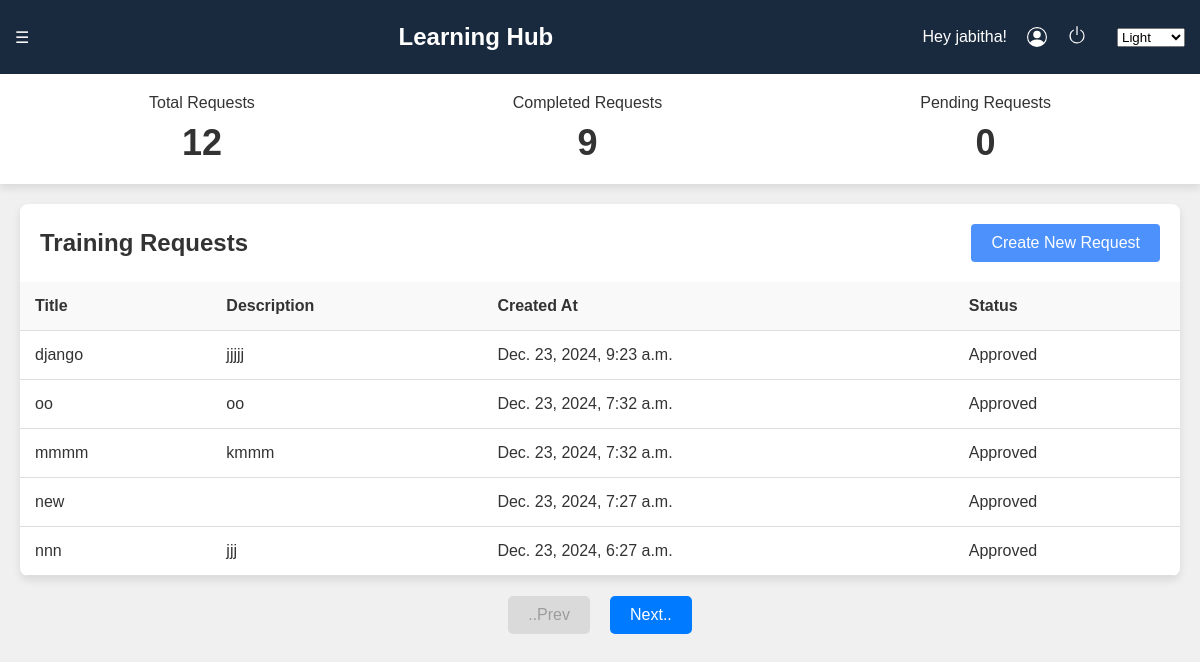
Page /dashboard/Manager/2 on the earlier database version.
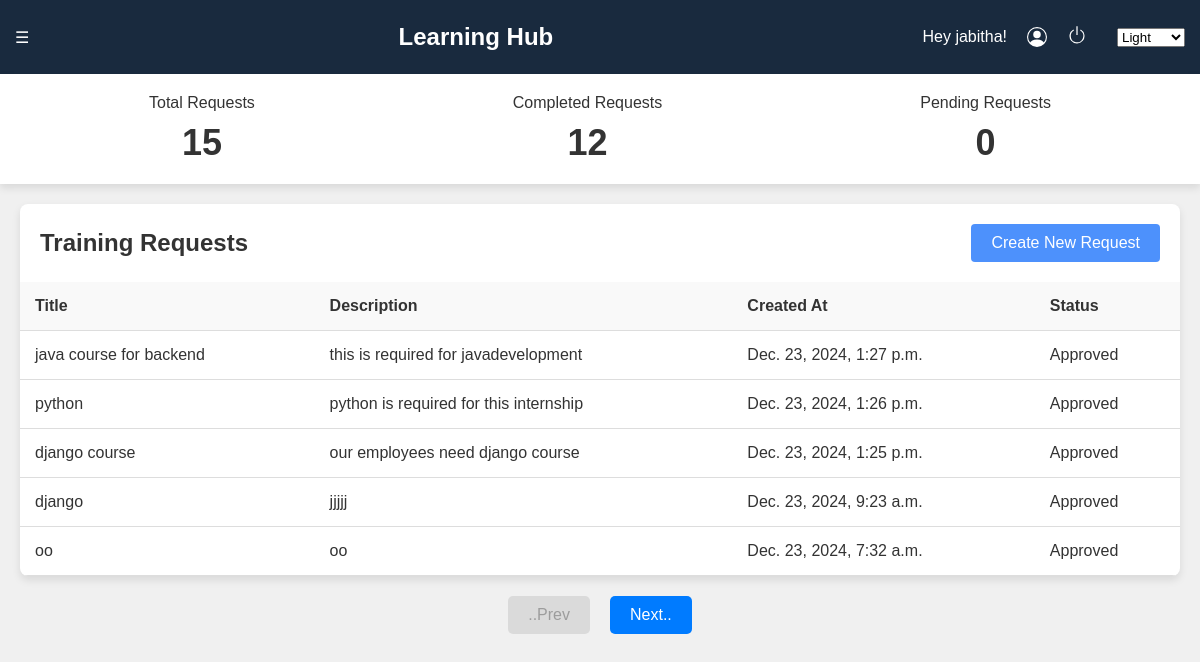
Same page on the later database version.
### dashboards/models.py (models this page shows, shortened)
class TrainingRequest(models.Model):
    request_id = models.AutoField(primary_key=True)
    title = models.CharField(max_length=255)
    description = models.TextField(null=True, blank=True)
    status = models.CharField(
        max_length=10,
        choices=[('Pending', 'Pending'),
                 ('Approved', 'Approved'),
                 ('Rejected', 'Rejected')],
        default='Pending'
    )
    account_manager = models.ForeignKey(
        'authentication.User',
        on_delete=models.CASCADE,
        limit_choices_to={'role__role_name': 'Manager'}
    )
    course_duration = models.PositiveIntegerField(help_text="Duration in days")  # New field
    employee_count = models.PositiveIntegerField(help_text="Number of employees involved")  # New field
    created_at = models.DateTimeField(auto_now_add=True)

### dashboards/views.py (the view)
# urls.py: path('Manager/<int:user_id>', views.Manager_view, name='Manager'),
def Manager_view(request, user_id):
    manager = get_object_or_404(User, id=user_id)
    training_requests = TrainingRequest.objects.filter(account_manager=manager).order_by('-created_at')
    limit = int(request.GET.get('limit', 5))
    offset = int(request.GET.get('offset', 0))
    paginator = Paginator(training_requests, limit)
    page_number = offset // limit + 1
    page = paginator.get_page(page_number)
    context = {
        'name': manager.name,
        'total': training_requests.count(),
        'completed': training_requests.filter(status='Approved').count(),
        'pending': training_requests.filter(status='Pending').count(),
        'data': page,
    }
    if request.method == 'POST':
        form = TrainingRequestForm(request.POST)
        if form.is_valid():
            instance = form.save(commit=False)
            instance.account_manager = manager  # Set the account manager
            instance.save()  # Save the instance to the database
            return redirect("Manager", user_id=user_id)
        else:
            print(form.errors)  # Print errors for debugging
    else:
        form = TrainingRequestForm()
    context['form'] = form
    return render(request, 'dashboards/Manager.html', context)

### dashboards/forms.py
class TrainingRequestForm(forms.ModelForm):
    class Meta:
        model = TrainingRequest
        fields = ['title', 'description', 'course_duration', 'employee_count']
        widgets = {
            'description': forms.Textarea(attrs={'rows': 4}),
            'status': forms.Select(),
        }

### dashboards/templates/dashboards/Manager.html (shortened to what this page needs)
<!DOCTYPE html>
<html lang="en">
    <head>
</head>
<body class="light">
  <div class="navbar">
    <div class="navbar-left">
        <div class="menu-icon">&#9776;</div>
    </div>
      <div class="title">Learning Hub</div>
      <div class="user-info">
          <span>Hey {{name}}!</span>
          <span class="d-inline-block" tabindex="0" data-bs-toggle="logout" title="logout">
            <a href='home.html' class="logout">
            <svg xmlns="http://www.w3.org/2000/svg" width="20" height="20" fill="currentColor" class="bi bi-power" viewBox="0 0 16 16">
              <path d="M7.5 1v7h1V1z"/>
              <path d="M3 8.812a5 5 0 0 1 2.578-4.375l-.485-.874A6 6 0 1 0 11 3.616l-.501.865A5 5 0 1 1 3 8.812"/>
            </svg>
          </a>
          </span>
          <select id="theme-switcher" class="theme-switcher">
              <option value="light">Light</option>
          </select>
      </div>
  </div>
  <div class="summary fade-in" style="opacity: 1;">
      <div>
          <div>Total Requests</div>
          <div id="totalRequests" class="count">{{total}}</div>
      </div>
      <div>
          <div>Completed Requests</div>
          <div id="completedRequests" class="count">{{completed}}</div>
      </div>
      <div>
          <div>Pending Requests</div>
          <div id="pendingRequests" class="count">{{pending}}</div>
      </div>
  </div>
  <div class="container fade-in" style="opacity: 1;">
      <div class="header">
          <h2>Training Requests</h2>
          <button onclick="openForm()">Create New Request</button>
      </div>
      <table class="table">
        <thead>
            <tr>
                <th>Title</th>
                <th>Description</th>
                <th>Created At</th>
                <th>Status</th>
            </tr>
        </thead>
        <tbody id="requestTableBody">
            {% for item in data %}
            <tr>
                <td>{{ item.title }}</td>
                <td>{{ item.description }}</td>
                <td>{{ item.created_at }}</td>
                <td>{{ item.status }}</td>
            </tr>
            {% empty %}
            <tr>
                <td colspan="4">No data available</td>
            </tr>
            {% endfor %}
        </tbody>
    </table>
  </div>
<div id="pagination">
    <button id="prevButton" value="0" disabled>..Prev</button>
    <button id="nextButton" value="5" disabled>Next..</button>
</div>
</body>
</html>

Differences in the rows shown:
no longer on this page (row unchanged): TrainingRequest: title "mmmm", description "kmmm", created_at "Dec. 23, 2024, 7:32 a.m.", status "Approved"
no longer on this page (row unchanged): TrainingRequest: title "new", created_at "Dec. 23, 2024, 7:27 a.m.", status "Approved"
no longer on this page (row unchanged): TrainingRequest: title "nnn", description "jjj", created_at "Dec. 23, 2024, 6:27 a.m.", status "Approved"
added TrainingRequest: title "java course for backend", description "this is required for javadevelopment", created_at "Dec. 23, 2024, 1:27 p.m.", status "Approved"
added TrainingRequest: title "python", description "python is required for this internship", created_at "Dec. 23, 2024, 1:26 p.m.", status "Approved"
added TrainingRequest: title "django course", description "our employees need django course", created_at "Dec. 23, 2024, 1:25 p.m.", status "Approved"
Other differences:
{{ total }}: "12" → "15"
{{ completed }}: "9" → "12"
